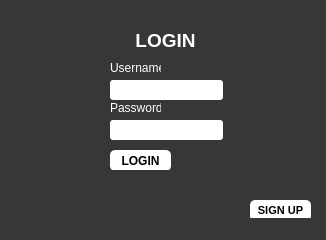
<?xml version="1.0" encoding="UTF-8"?>
<ui version="4.0">
 <class>loginWindow</class>
 <widget class="QMainWindow" name="loginWindow">
  <property name="geometry">
   <rect>
    <x>0</x>
    <y>0</y>
    <width>326</width>
    <height>240</height>
   </rect>
  </property>
  <property name="minimumSize">
   <size>
    <width>326</width>
    <height>240</height>
   </size>
  </property>
  <property name="maximumSize">
   <size>
    <width>326</width>
    <height>240</height>
   </size>
  </property>
  <property name="windowTitle">
   <string>Sign in</string>
  </property>
  <property name="windowIcon">
   <iconset theme="football"/>
  </property>
  <property name="styleSheet">
   <string notr="true">background-color: rgb(55, 55, 55);</string>
  </property>
  <widget class="QWidget" name="centralwidget">
   <widget class="QLabel" name="label_2">
    <property name="geometry">
     <rect>
      <x>110</x>
      <y>100</y>
      <width>51</width>
      <height>16</height>
     </rect>
    </property>
    <property name="styleSheet">
     <string notr="true">color: rgb(255, 255, 255);</string>
    </property>
    <property name="text">
     <string>Password:</string>
    </property>
   </widget>
   <widget class="QLineEdit" name="Username">
    <property name="geometry">
     <rect>
      <x>110</x>
      <y>80</y>
      <width>113</width>
      <height>20</height>
     </rect>
    </property>
    <property name="styleSheet">
     <string notr="true">background-color: rgb(255, 255, 255);
color: rgb(0, 0, 0);
border-radius: 3;</string>
    </property>
   </widget>
   <widget class="QLabel" name="label">
    <property name="geometry">
     <rect>
      <x>110</x>
      <y>60</y>
      <width>51</width>
      <height>16</height>
     </rect>
    </property>
    <property name="styleSheet">
     <string notr="true">color: rgb(255, 255, 255);</string>
    </property>
    <property name="text">
     <string>Username:</string>
    </property>
   </widget>
   <widget class="QLineEdit" name="Password">
    <property name="geometry">
     <rect>
      <x>110</x>
      <y>120</y>
      <width>113</width>
      <height>20</height>
     </rect>
    </property>
    <property name="styleSheet">
     <string notr="true">color: rgb(0, 0, 0);
background-color: rgb(255, 255, 255);
border-radius: 3;</string>
    </property>
   </widget>
   <widget class="QLabel" name="label_4">
    <property name="geometry">
     <rect>
      <x>90</x>
      <y>30</y>
      <width>151</width>
      <height>21</height>
     </rect>
    </property>
    <property name="font">
     <font>
      <pointsize>14</pointsize>
      <weight>75</weight>
      <bold>true</bold>
     </font>
    </property>
    <property name="styleSheet">
     <string notr="true">color: rgb(255, 255, 255);</string>
    </property>
    <property name="text">
     <string>LOGIN</string>
    </property>
    <property name="alignment">
     <set>Qt::AlignCenter</set>
    </property>
   </widget>
   <widget class="QPushButton" name="registerWindowBtn">
    <property name="geometry">
     <rect>
      <x>250</x>
      <y>200</y>
      <width>61</width>
      <height>21</height>
     </rect>
    </property>
    <property name="font">
     <font>
      <family>Tahoma</family>
      <pointsize>8</pointsize>
      <weight>75</weight>
      <bold>true</bold>
     </font>
    </property>
    <property name="cursor">
     <cursorShape>PointingHandCursor</cursorShape>
    </property>
    <property name="styleSheet">
     <string notr="true">background-color: rgb(255, 255, 255);
border-radius: 5;</string>
    </property>
    <property name="text">
     <string>SIGN UP</string>
    </property>
   </widget>
   <widget class="QPushButton" name="loginBtn">
    <property name="geometry">
     <rect>
      <x>110</x>
      <y>150</y>
      <width>61</width>
      <height>21</height>
     </rect>
    </property>
    <property name="font">
     <font>
      <family>Tahoma</family>
      <weight>75</weight>
      <bold>true</bold>
     </font>
    </property>
    <property name="cursor">
     <cursorShape>PointingHandCursor</cursorShape>
    </property>
    <property name="styleSheet">
     <string notr="true">background-color: rgb(255, 255, 255);
border-radius: 5;</string>
    </property>
    <property name="text">
     <string>LOGIN</string>
    </property>
   </widget>
   <widget class="QLabel" name="outputMessage">
    <property name="geometry">
     <rect>
      <x>110</x>
      <y>170</y>
      <width>211</width>
      <height>20</height>
     </rect>
    </property>
    <property name="font">
     <font>
      <family>Arial</family>
      <pointsize>8</pointsize>
      <weight>75</weight>
      <italic>true</italic>
      <bold>true</bold>
     </font>
    </property>
    <property name="autoFillBackground">
     <bool>false</bool>
    </property>
    <property name="styleSheet">
     <string notr="true">color: rgb(255, 0, 0);</string>
    </property>
    <property name="text">
     <string/>
    </property>
   </widget>
   <zorder>label_2</zorder>
   <zorder>Username</zorder>
   <zorder>label</zorder>
   <zorder>Password</zorder>
   <zorder>label_4</zorder>
   <zorder>loginBtn</zorder>
   <zorder>outputMessage</zorder>
   <zorder>registerWindowBtn</zorder>
  </widget>
  <widget class="QStatusBar" name="statusbar"/>
 </widget>
 <resources/>
 <connections/>
</ui>
